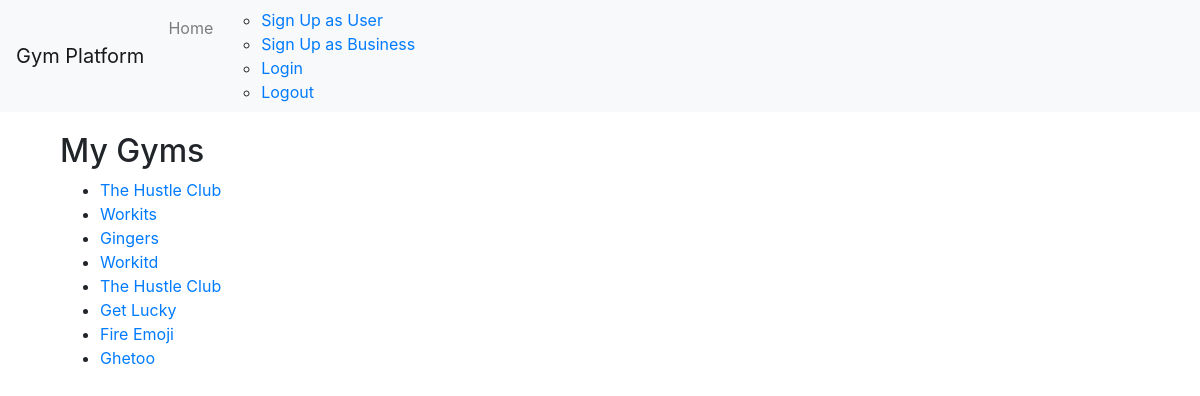
Screenshot of /gymFindr/my-gyms/ (signed in) with the database file from the repository.
### gymFindr/models.py (models this page shows, shortened)
class Gym(models.Model):
    owner = models.ForeignKey(settings.AUTH_USER_MODEL, on_delete=models.CASCADE)
    name = models.CharField(max_length=255)
    description = models.TextField()
    free_trial = models.BooleanField(default=False)
    classes_available = models.BooleanField(default=False) #e.g Swimming
    location = models.OneToOneField('Location', on_delete=models.CASCADE, null=True, blank=True)
    contact_info = models.OneToOneField('ContactInfo', on_delete=models.CASCADE, null=True, blank=True)
    classes = models.ManyToManyField('ClassCategory', blank=True)
    amenities = models.ManyToManyField('Amenity', blank=True)

### gymFindr/views.py (the view)
# urls.py: path('my-gyms/', MyGymsView.as_view(), name='my_gyms'),
class MyGymsView(LoginRequiredMixin, ListView):
    model = Gym
    template_name = 'gyms/my_gyms.html'
    def get_queryset(self):
        return Gym.objects.filter(owner=self.request.user)

### gymFindr/templates/gyms/my_gyms.html
{% extends 'base.html' %}
{% block content %}
<div class="container">
    <h2>My Gyms</h2>
    <ul>
        {% for gym in object_list %}
            <li><a href="{% url 'gymFindr:gym_detail' pk=gym.pk %}">{{ gym.name }}</a></li>
        {% empty %}
            <li>No gyms added yet.</li>
        {% endfor %}
    </ul>
</div>
{% endblock %}

### gymFindr/templates/base.html (style rules this page uses)
.container { margin-top: 20px; }

### rows the page displays
Gym: name "The Hustle Club"
Gym: name "Workits"
Gym: name "Gingers"
Gym: name "Workitd"
Gym: name "The Hustle Club"
Gym: name "Get Lucky"
Gym: name "Fire Emoji"
Gym: name "Ghetoo"
